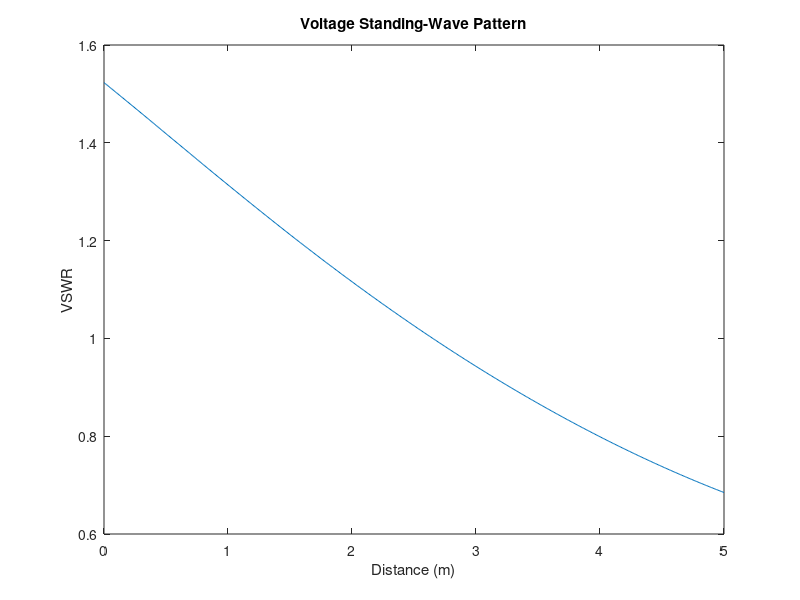

MATLAB code to generate this figure: (Note: this script raises an error after producing the figure.)
f = 10e6; % frequency
v = 1 / sqrt(2.25) * 3e8; % velocity
beta = 2*pi*f/v; % propagation constant
lamb = v/f; % wavelength
Z0 = 50; % characteristic impedance
ZL = 70 - 30j; % load impedance
Gamma_v = (ZL - Z0) / (ZL + Z0); % voltage reflection coefficient
Gamma_i = (Z0 - ZL) / (ZL + Z0); % current reflection coefficient
z = linspace(0, 5, 500); %
z_i = linspace(1, 5, 501); %

VSWR = abs((1+Gamma_v*exp(-2j*pi*z/lamb))./(1-Gamma_v*exp(-2j*pi*z/lamb)));


figure;
plot(z,VSWR);

xlabel('Distance (m)');

ylabel('VSWR');

title('Voltage Standing-Wave Pattern');

% current standing-wave pattern 
ISWR = abs((1-Gamma_i*exp(-2j*pi*z_i/lamb))./(Z0(1+Gamma_i*exp(-2j*pi*z_i/lamb))));

figure;
plot(z,ISWR);

xlabel('Distance (m)');

ylabel('ISWR');

title('Current Standing-Wave Pattern');